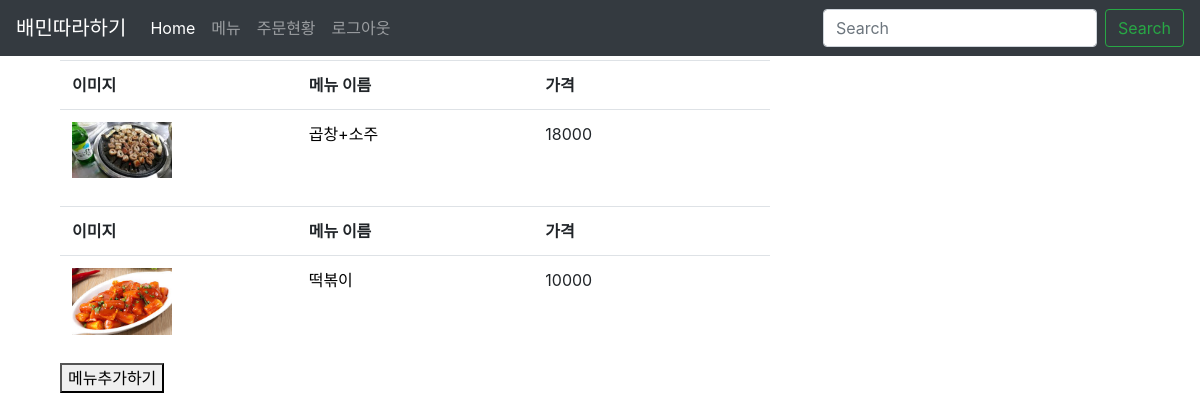
The app's page /partner/menu_list/ (signed in) with its own data.
### partner/models.py (models this page shows, shortened)
class Menu(models.Model):
    partner=models.ForeignKey(Partner,on_delete=models.CASCADE)
    image = models.ImageField(verbose_name="메뉴 이미지")
    name=models.CharField(verbose_name="메뉴 이름",max_length=50)
    price=models.PositiveIntegerField(verbose_name="메뉴 가격")

### partner/views.py (the view)
# urls.py: url(r'^client/menu_(?P<name>.+)/$', views.menu_list,name="menu"),
@login_required(login_url="/partner/login/")
def menu_list(request):
    ctx={}
    if  request.user.is_anonymous or request.user.partner is None:
        return redirect("/partner")
    menu_list=Menu.objects.filter(partner=request.user.partner)
    ctx.update({"menu_list":menu_list})
    return render(request,"menu_list.html",ctx)

### templates/menu_list.html (shortened to what this page needs)
{% extends "base.html"%}
{% block body %}
<div class="container">
  <div class="col-sm-8">
    {% for menu in menu_list %}
    <table class="table">
      <tr>
        <th style="width:30%;">이미지</th>
        <th>메뉴 이름</th>
        <th>가격</th>
      </tr>
      <tr>
        <td><img style="max-width:100px;" src='{{menu.image.url}}'></td>
        <td><a href="/partner/menu/{{ menu.id }}" style="color:black;">{{menu.name}}</a></td>
        <td>{{menu.price}}</td>
        {% endfor %}
      </tr>
    </table>
    <button><a href="/partner/menu/add" style="color:black;" onmouseover="this.style='color:white;'" onmouseout="this.style='color:black;'">메뉴추가하기</a></button>
  </div>
</div>
{% endblock %}

### templates/menu_list.html (style rules this page uses)
th { width:30%; }
td { width:30%; height:auto; }

### records on screen
Menu: image (picture), name "곱창+소주", price "18000"
Menu: image (picture), name "떡볶이", price "10000"
